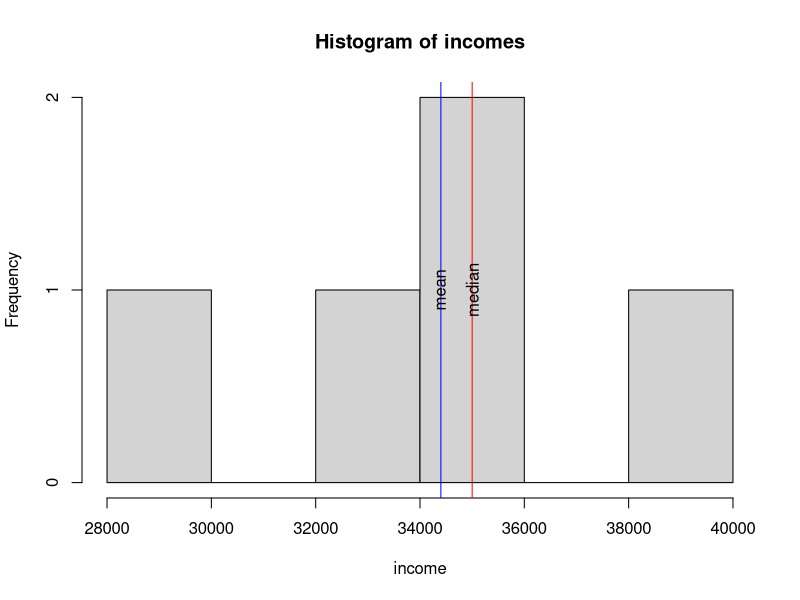
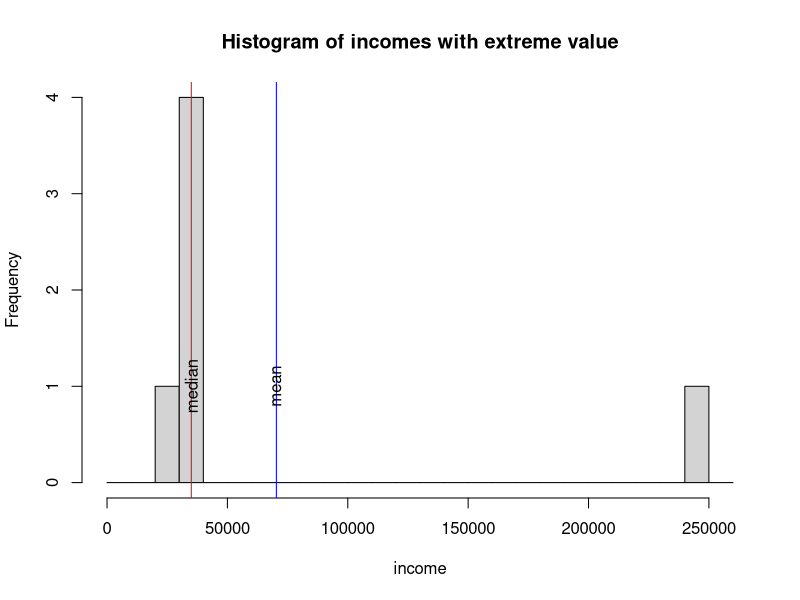
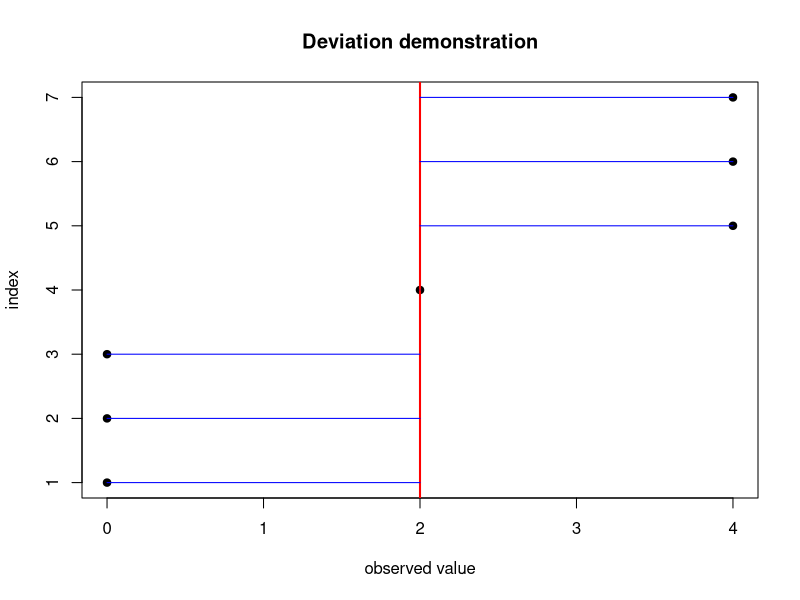

Source code (R) for these figures, in order:
####################################################################
## Numerical summaries of data
####################################################################

###########################
## calculate the mean in R
###########################
x <- c(5,10,11,1)
mean(x)

#####################################################
## calculate the mean when there are missing values
## Note that many functions have an na.rm argument
#####################################################
x <- c(5,10,11,1, NA)
mean(x)  ## this will return NA
mean(x, na.rm=TRUE)

# compare mean and median
income <- c(29000, 35000, 35000, 40000, 33000)
mean(income)
median(income)

#######################################################
# plots a histogram of x with vertical lines for
# the mean and median (Note: you should understand
# how we use this function, but you do not need to 
# understand the underlying code)
#######################################################
plot.hist <- function(x, breaks = "Sturges", ...) {
  hist(x, breaks = breaks, ...)
  abline(v = mean(x), col = "blue")
  abline(v = median(x), col = "red")
  text(mean(x), 1, "mean", srt = 90)
  text(median(x), 1, "median", srt = 90)  
}

plot.hist(income, xlab = "income", main = "Histogram of incomes")

####################################################################
## What happens to the mean and median when income contains a very 
## large (or small) observation, such as 250000?
## Is the mean or median more resistant to this large observation?
####################################################################
income.with.extreme.value <- c(income, 250000)
plot.hist(income.with.extreme.value, 
          breaks <- seq(0,260000,10000),
          xlab = "income", main = "Histogram of incomes with extreme value")

#########################################################
# Demonstration of standard deviation
#########################################################

# plot deviations to illustrate standard deviation (you do not
# need to understand the underlying code for this function)
plot.deviations <- function(x) {
  plot(x, 1:length(x), xlab = "observed value", ylab = "index", 
       pch = 19, main = 'Deviation demonstration')
  m = mean(x)
  abline(v = m, col = "red", lwd = 2)
  for (i in 1:length(x)) {
    p1 = c(x[i],m)
    p2 = c(i,i)
    lines(p1,p2, col = "blue")
  }
}

################################################
## recreate example from slide 12 of the notes
################################################
x <- c(0,0,0,2,4,4,4)

# the blue lines are the deviations from the mean (red line)
plot.deviations(x)

##################################################
# manual method for calculating variance and 
# standard deviation
##################################################
dev <- x - mean(x)
sd.table = data.frame(x = x, dev = dev, "squared deviation" = dev**2)
sd.table
n = nrow(sd.table)

sum.squared.dev <- sum(sd.table$squared.deviation)
x.var.manual <- (sum.squared.dev) / (n-1)
x.sd.manual <- sqrt(x.var.manual)

##################################################
# easy way to calculate variance and standard 
# deviation in R
##################################################
x.var <- var(x)
x.sd <- sd(x)  
